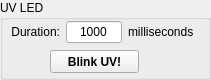
    <widget class="QGroupBox" name="UVLED_groupBox">
     <property name="geometry">
      <rect>
       <x>10</x>
       <y>810</y>
       <width>211</width>
       <height>80</height>
      </rect>
     </property>
     <property name="title">
      <string>UV LED</string>
     </property>
     <widget class="QPushButton" name="PushUVLED">
      <property name="geometry">
       <rect>
        <x>50</x>
        <y>50</y>
        <width>89</width>
        <height>23</height>
       </rect>
      </property>
      <property name="font">
       <font>
        <weight>75</weight>
        <bold>true</bold>
       </font>
      </property>
      <property name="text">
       <string>Blink UV!</string>
      </property>
     </widget>
     <widget class="QWidget" name="layoutWidget">
      <property name="geometry">
       <rect>
        <x>11</x>
        <y>21</y>
        <width>183</width>
        <height>22</height>
       </rect>
      </property>
      <layout class="QHBoxLayout" name="horizontalLayout_16">
       <item>
        <widget class="QLabel" name="NameLaser_5">
         <property name="text">
          <string>Duration:</string>
         </property>
         <property name="alignment">
          <set>Qt::AlignRight|Qt::AlignTrailing|Qt::AlignVCenter</set>
         </property>
        </widget>
       </item>
       <item>
        <widget class="QLineEdit" name="UVLED_duration_EditField">
         <property name="maximumSize">
          <size>
           <width>60</width>
           <height>16777215</height>
          </size>
         </property>
         <property name="text">
          <string>1000</string>
         </property>
         <property name="alignment">
          <set>Qt::AlignCenter</set>
         </property>
        </widget>
       </item>
       <item>
        <widget class="QLabel" name="NameLaser_6">
         <property name="text">
          <string>milliseconds</string>
         </property>
         <property name="alignment">
          <set>Qt::AlignLeading|Qt::AlignLeft|Qt::AlignVCenter</set>
         </property>
        </widget>
       </item>
      </layout>
     </widget>
    </widget>
